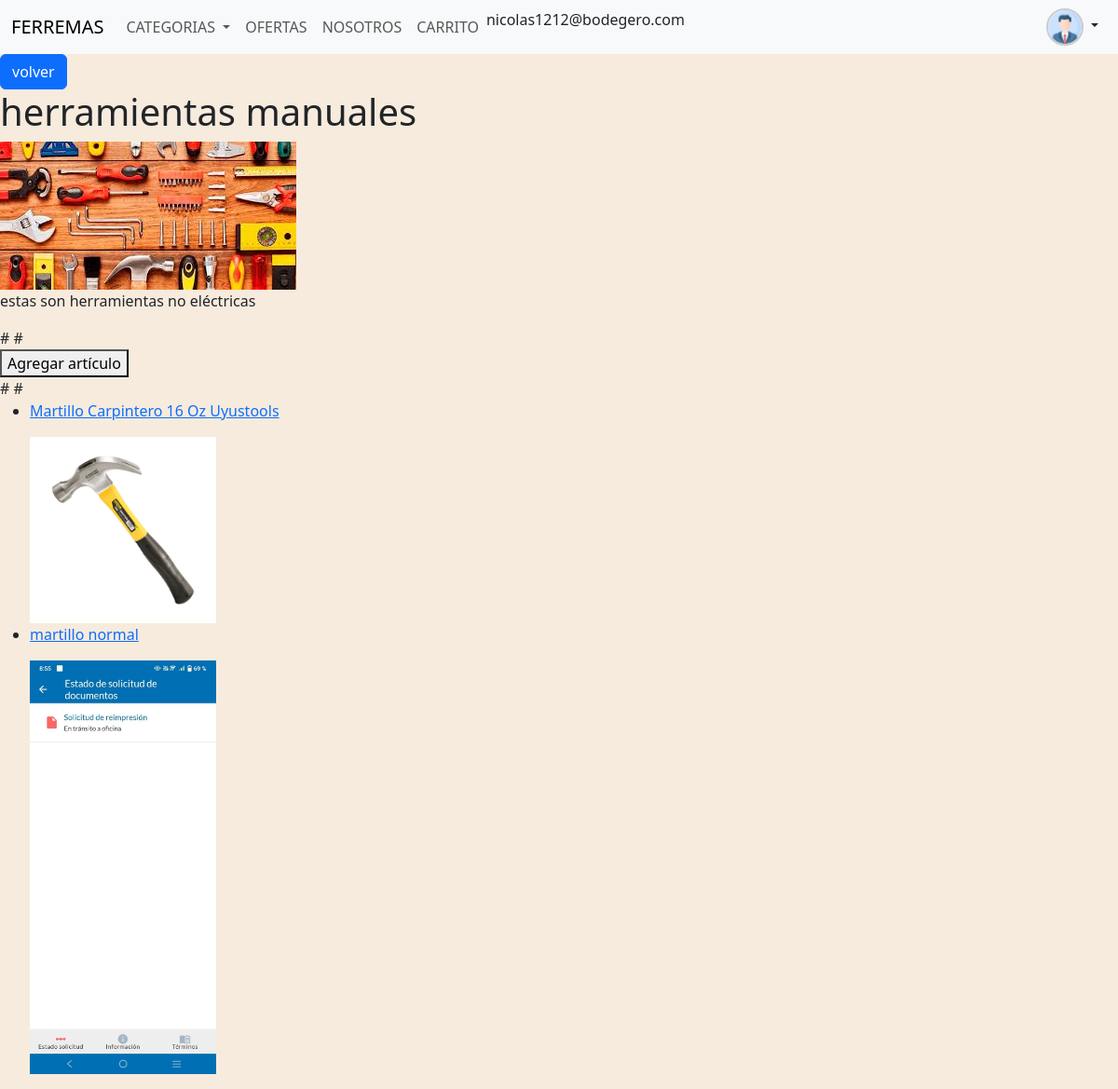
The page /Home/Categorias/herramientas manuales/ (signed in) on the database its author committed.
### task/models.py (models this page shows, shortened)
class Categoria(models.Model):
    nombrecat = models.CharField(max_length=100, unique=True)
    descripcion = models.TextField(blank=True)
    imagen = models.ImageField(upload_to='Categoriasimg/')
    user = models.ForeignKey('auth.User', on_delete=models.CASCADE, null=True)

class articulo(models.Model):
    Tipo = models.CharField(max_length=100)
    nombreart = models.CharField(max_length=100, unique=True)
    descripcion = models.TextField(blank=True)
    fecha = models.DateTimeField(auto_now_add=True)
    imagen = models.ImageField(upload_to='articulosimg/')
    valorunidad = models.DecimalField(max_digits=10, decimal_places=2)
    cantidad = models.IntegerField()
    user = models.ForeignKey('auth.User', on_delete=models.CASCADE, null=True)

### task/views.py (the view)
# urls.py: path('Home/Categorias/<str:nombre_cat>/',views.detalle_categoria, name='detalle_categorias'),
def detalle_categoria(request, nombre_cat):
    categoria = get_object_or_404(Categoria, nombrecat=nombre_cat)
    Articulos = articulo.objects.filter(Tipo=nombre_cat)
    return render(request, 'detalle_categorias.html', {
        'categoria': categoria,
        'Articulos': Articulos
    })

### task/context_processor.py (called while the page is built)
def total_carrito(request):
    total = 0
    if request.user.is_authenticated:
       if "carrito" in request.session.keys():
           for key, value in request.session['carrito'].items():
               total += float(value['acumulado'])
    return {"total_factura": total}

### task/Templates/detalle_categorias.html (shortened to what this page needs)
{% extends 'navbar.html' %}
{% block body %}
<a href="{% url 'categorias'   %}" class="btn btn-primary">volver </a>
 <h1>{{ categoria.nombrecat }}</h1>
        {% if categoria.imagen %}
            <img src="{{ categoria.imagen.url }}" alt="Imagen de la categoría">
        {% else %}
            <p>No hay imagen disponible</p>
        {% endif %}
        <p> {{ categoria.descripcion }} </p>
        #  #
        {% if user.is_superuser or "@bodegero" in user.email %}
              <form action="{% url 'Agregarart' categoria.nombrecat %}" method="GET">
            <button>Agregar artículo</button>
        </form>
        {% endif %}
        # #
        <ul>
            {% for articulo in Articulos %}
                <li>
                    <a href="{% url 'detalle_Articulos' articulo.Tipo articulo.nombreart %}">
                        <p>{{ articulo.nombreart }}</p>
                        {% if articulo.imagen %}
                            <img src="{{ articulo.imagen.url }}" alt="Imagen del artículo" width="200">
                        {% else %}
                            <p>No hay imagen disponible</p>
                        {% endif %}
                    </a>
                </li>
            {% endfor %}
        </ul>
{% endblock %}

### task/Templates/navbar.html (shortened to what this page needs)
{% load static %}
<!DOCTYPE html>
<html lang="en">
  <head>
    <link
      href="https://cdn.jsdelivr.net/npm/bootstrap@5.3.6/dist/css/bootstrap.min.css"
      rel="stylesheet"
    />
    <link
      href="https://getbootstrap.com/docs/5.3/assets/css/docs.css"
      rel="stylesheet"
    />
    <link rel="stylesheet" href="{% static 'style.css' %}">
  </head>
  <body>
    <nav class="navbar navbar-expand-lg bg-body-tertiary">
      <div class="container-fluid">
        <a class="navbar-brand" href="/Home/">FERREMAS</a>
        <div class="collapse navbar-collapse" id="navbarSupportedContent">
          <ul class="navbar-nav me-auto mb-2 mb-lg-0">
            <li class="nav-item dropdown">
              <a class="nav-link dropdown-toggle" href="#" role="button" data-bs-toggle="dropdown" aria-expanded="false">
                CATEGORIAS
              </a>
              <li class="nav-item">
                <a class="nav-link" href="#">OFERTAS</a>
              </li>
              <li class="nav-item">
                <a class="nav-link" href="{% url 'nosotros' %}">NOSOTROS</a>
              </li>
              <li class="nav-item">
                <a class="nav-link" href="{% url 'carrito' %}">CARRITO</a>
              </li>
              {{ user.email }}
          </ul>
        </div>
        <div class="d-flex ms-auto">
          {% if user.is_authenticated %}
          <div class="dropdown">
            <a class="btn p-0 user-button me-2 dropdown-toggle" href="#" role="button" data-bs-toggle="dropdown" aria-expanded="false">
              <img src="{% static 'fotos/perfil.png' %}" alt="Perfil" class="rounded-circle user-icon">
            </a>
          </div>
          {% endif %}
        </div>
      </div>
    </nav>
{% block body %}
{% endblock  %}

### task/static/style.css (style rules this page uses)
body { background-color: #f7ebdd; background-size: cover; background-repeat: no-repeat; }
.user-icon { width: 40px; height: 40px; object-fit: cover; border-radius: 50%; border: 2px solid #ccc; transition: 0.3s ease; }

### rows shown on the page
Categoria: nombrecat "herramientas manuales", imagen (picture), descripcion "estas son herramientas no eléctricas"
articulo: nombreart "Martillo Carpintero 16 Oz Uyustools", imagen (picture)
articulo: nombreart "martillo normal", imagen (picture)

### other values the page prints
{{ user.email }} "nicolas1212@bodegero.com"
